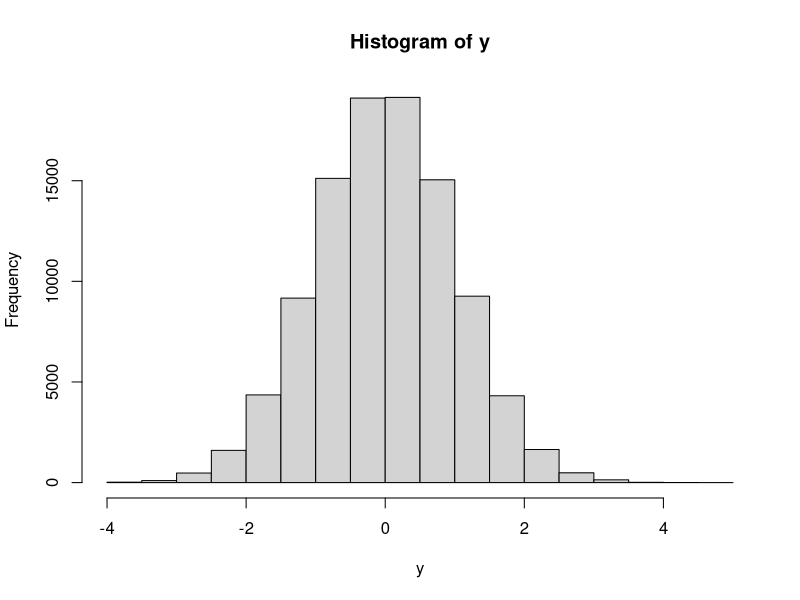

R code for this plot: (Note: this script raises an error after producing the figure.)
x=c(1,2,3,4,5)
length(x)
#to see all the functions and vectors that you have saved
ls()
#to remove all the functions and vectors that you have saved
rm(x)
#to remove all the functions in the R enviornment
rm(list=ls())
#to create  a matrix
?matrix()
x=matrix(data = c(1,2,3,45),nrow=2,ncol=2,byrow = TRUE)
xran=matrix(data=rnorm(4),nrow = 2,ncol = 2)
xran
#used to create a randome number
y=rnorm(100000,mean=0,sd=1)
hist(y)
pdf("figure.pdf")
dev.off()
#the dev.off indicated R that we are done creating the pdf
#function of set seed
set.seed(1)
rnorm(40)
#now remove the set seed and run the rnorm(again)
3:11
seq(3,11,length=11)
Auto
#to view it in a spreadsheet like cwindow use fix()
fix(Auto)
#rows vs cols
dim(Auto)
#to omit missing variables
auto=na.omit(Auto)
#to check which variable has a missing value
sum(is.na(Auto))
dim(Auto)

plot(Auto$cylinders,Auto$mpg)
Auto$cylinders=as.factor(Auto$cylinders)
#hist only works with numberic variables
hist(Auto$mpg)

#to create a scatter plot of all the variables check for 
pairs(Auto)
#to create a scatter plot of some variables
pairs(~mpg+displacement+horsepower+weight+acceleration,Auto)
identify(Auto$horsepower,Auto$mpg,Auto$name)
library(psych)
#pysch library has a function which does the job. So instead of writing all the seperate functions, we can just use this one line to do the job.
describe(Auto_new)
summary(Auto)

#checking for correlations
rcorr(as.matrix(Auto_num))

